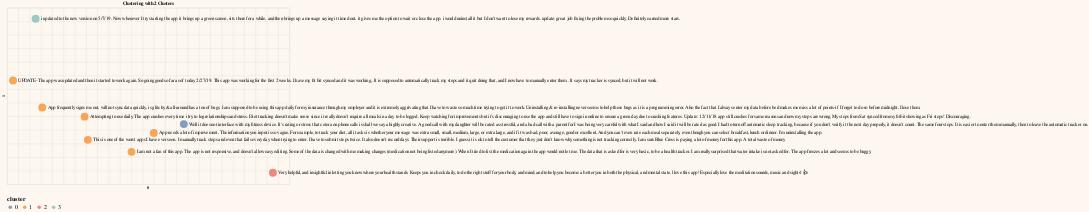

This figure's notebook cell:
### Code cell
from sklearn.cluster import KMeans

# Pick the number of clusters
df_clust = df_pc2.copy()
n_clusters=5

# Cluster the embeddings
kmeans_model = KMeans(n_clusters=n_clusters, random_state=0)
classes = kmeans_model.fit_predict(embeds).tolist()
df_clust['cluster'] = (list(map(str,classes)))

# Plot on a chart
df_clust.columns = df_clust.columns.astype(str)
generate_chart(df_clust.iloc[:sample],'0','1',lbl='on',color='cluster',title='Clustering with 2 Clusters')

### Figure 1 — Vega-Lite specification as saved in the notebook (floating-point values rounded to 4 significant figures; data arrays with more than 128 entries replaced by an {"elided": "..."} marker saying what was removed)
{"config": {"view": {"continuousWidth": 400, "continuousHeight": 300}, "background": "#FDF7F0", "legend": {"labelFontSize": 18, "orient": "bottom", "titleFontSize": 18}}, "layer": [{"mark": {"type": "circle", "size": 500}, "encoding": {"color": {"field": "cluster", "type": "nominal"}, "tooltip": [{"field": "reviews", "type": "nominal"}], "x": {"axis": {"domain": false, "labels": false, "ticks": false}, "field": "0", "scale": {"zero": false}, "type": "quantitative"}, "y": {"axis": {"domain": false, "labels": false, "ticks": false}, "field": "1", "scale": {"zero": false}, "type": "quantitative"}}}, {"mark": {"type": "text", "align": "left", "baseline": "middle", "color": "black", "dx": 15, "size": 13}, "encoding": {"color": {"value": "black"}, "text": {"field": "reviews", "type": "nominal"}, "tooltip": [{"field": "reviews", "type": "nominal"}], "x": {"axis": {"domain": false, "labels": false, "ticks": false}, "field": "0", "scale": {"zero": false}, "type": "quantitative"}, "y": {"axis": {"domain": false, "labels": false, "ticks": false}, "field": "1", "scale": {"zero": false}, "type": "quantitative"}}}], "data": {"name": "data-8c2f6bca2464af88ade06717953db124"}, "height": 500, "title": "Clustering with 2 Clusters", "width": 800, "$schema": "https://vega.github.io/schema/vega-lite/v4.17.0.json", "datasets": {"data-8c2f6bca2464af88ade06717953db124": [{"reviews": "i updated to the new version on 5/7/19. Now whenever I try starting the app it brings up a green screen, sits there for a while, and then brings up a message saying it timed out. it gives me the option to wait or close the app. i would uninstall it but I don't want to lose my rewards. update: great job fixing the problem so quickly. Definitely earned more stars.", "reviews_embeds": {"elided": "4096 float values"}, "0": -34.95, "1": 10.97, "cluster": "3"}, {"reviews": "Well it does not interface with my fitness device. It's rating or stress that cetera on phone calls is shall we say a highly creative. A good call with my daughter will be rated as stressful, and a bad call with a parent for I was being very careful with what I said and how I said it will be rated as good. I had to turn off automatic sleep tracking, because if you don't verify it the next day properly, it doesn't count. The same four steps. It is easier to enter them manually, then to leave the automatic tracker on.", "reviews_embeds": {"elided": "4096 float values"}, "0": -8.704, "1": -27.85, "cluster": "0"}, {"reviews": "I am not a fan of this app. The app is not responsive, and doesn't allow easy editing. Some of the data is changed with me making changes (medication not being listed anymore). When I tried to list the medication again the app would not let me. The data that is asked for is very basic, to be a health tracker. I am really surprised that water intake is not asked for. The app freezes a lot and seems to be buggy.", "reviews_embeds": {"elided": "4096 float values"}, "0": -17.97, "1": -38.06, "cluster": "1"}, {"reviews": "UPDATE- The app was updated and then it started to work again. So going good so far as of today 2/27/19. This app was working for the first 2 weeks. I have my fit bit synced and it was working,. It is supposed to automatically track my steps and it quit doing that, and I now have to manually enter them . It says my tracker is synced, but it will not work.", "reviews_embeds": {"elided": "4096 float values"}, "0": -38.94, "1": -11.79, "cluster": "1"}, {"reviews": "App frequently signs me out, will not sync data quickly, is glitchy & all-around has a ton of bugs. I am supposed to be using this app daily for my insurance through my employer and it is extremely aggrivating that I have to waste so much time trying to get it to work. Uninstalling & re-installing never seems to help these bugs as it is a programming error. Also the fact that I always enter my data before bed makes me miss a lot of points-if I forget to do so before midnight, I lose them.", "reviews_embeds": {"elided": "4096 float values"}, "0": -33.77, "1": -21.71, "cluster": "1"}, {"reviews": "Attempting to use daily. The app crashes every time i try to log relationships and stress. Diet tracking doesn't make sense since it really doesn't require all meals in a day to be logged. Keep watching for improvements but it's discouraging to use the app and still have to sign in online to ensure a green day due to crashing features. Update: 12/11/18 app still crashes for same reasons and now my steps are wrong. My steps from Sat synced from my fitbit showing as Fri steps! Discouraging.", "reviews_embeds": {"elided": "4096 float values"}, "0": -26.27, "1": -25.11, "cluster": "1"}, {"reviews": "App needs a lot of improvement. The information you input is so vague. For example, to track your diet, all it asks is whether your message was extra small, small, medium, large, or extra large, and if it was bad, poor, average, good or excellent. And you can't even rate each meal separately, even though you can select breakfast, lunch or dinner. I'm uninstalling the app.", "reviews_embeds": {"elided": "4096 float values"}, "0": -14.01, "1": -31.11, "cluster": "1"}, {"reviews": "Very helpful, and insightful in letting you know where your health stands. Keeps you in check daily, to do the right stuff for your body, and mind, and to help you become a better you in both the physical, and mental state. l love this app! Especially love the meditation sounds, music and sights! 👍", "reviews_embeds": {"elided": "4096 float values"}, "0": 7.076, "1": -45.77, "cluster": "2"}, {"reviews": "This is one of the worst apps I have ever seen. I manually track steps and even that fails every day when trying to enter. I have to submit steps twice. It also doesn't record days. Their support is terrible. I guess it is ok to tell the customer that they just don't know why something is not tracking correctly. I am sure Blue Cross is paying a lot of money for this app. A total waste of money", "reviews_embeds": {"elided": "4096 float values"}, "0": -25.69, "1": -33.64, "cluster": "1"}]}}
